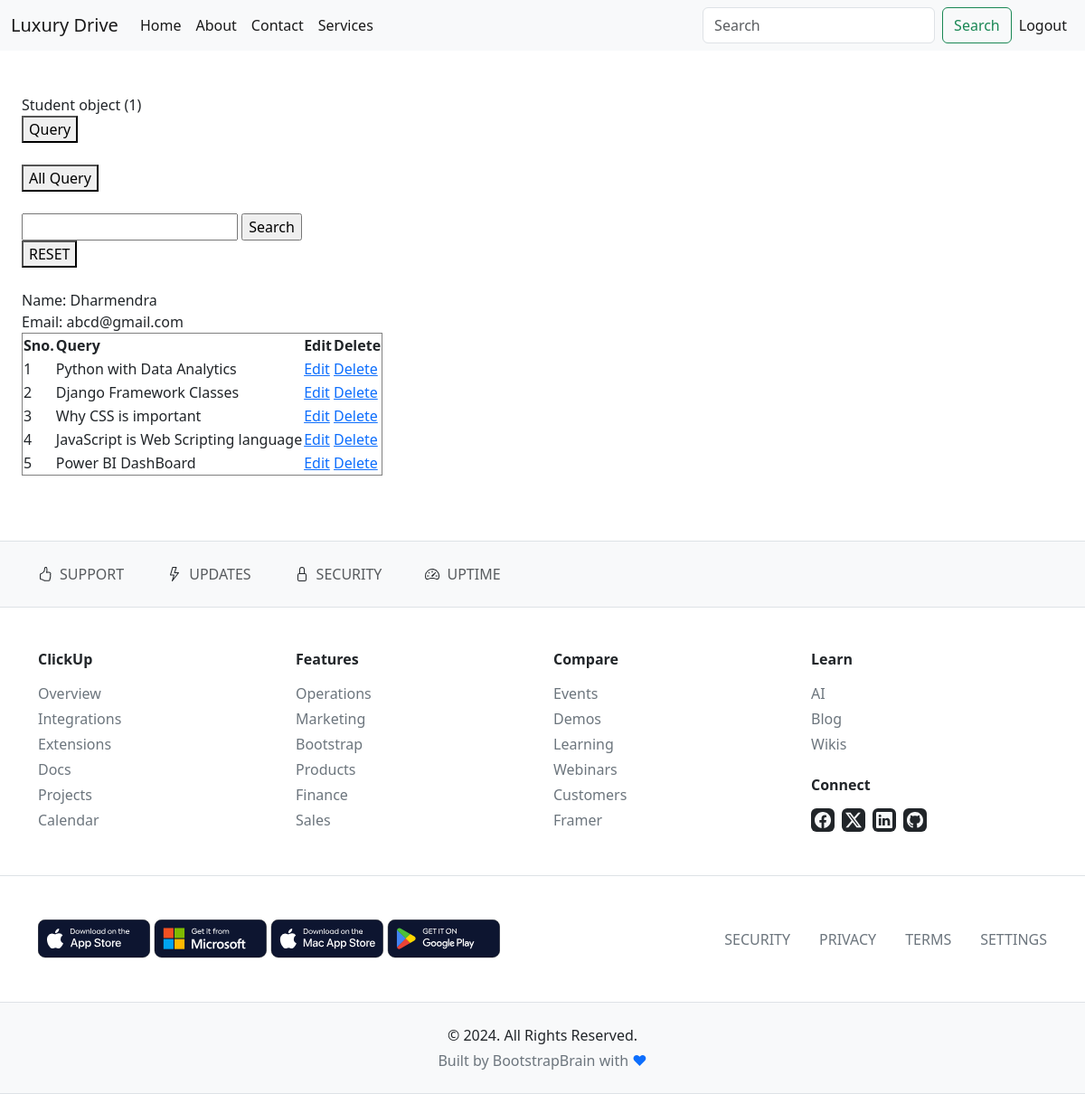
Page /allquery/1/ on the earlier database version.
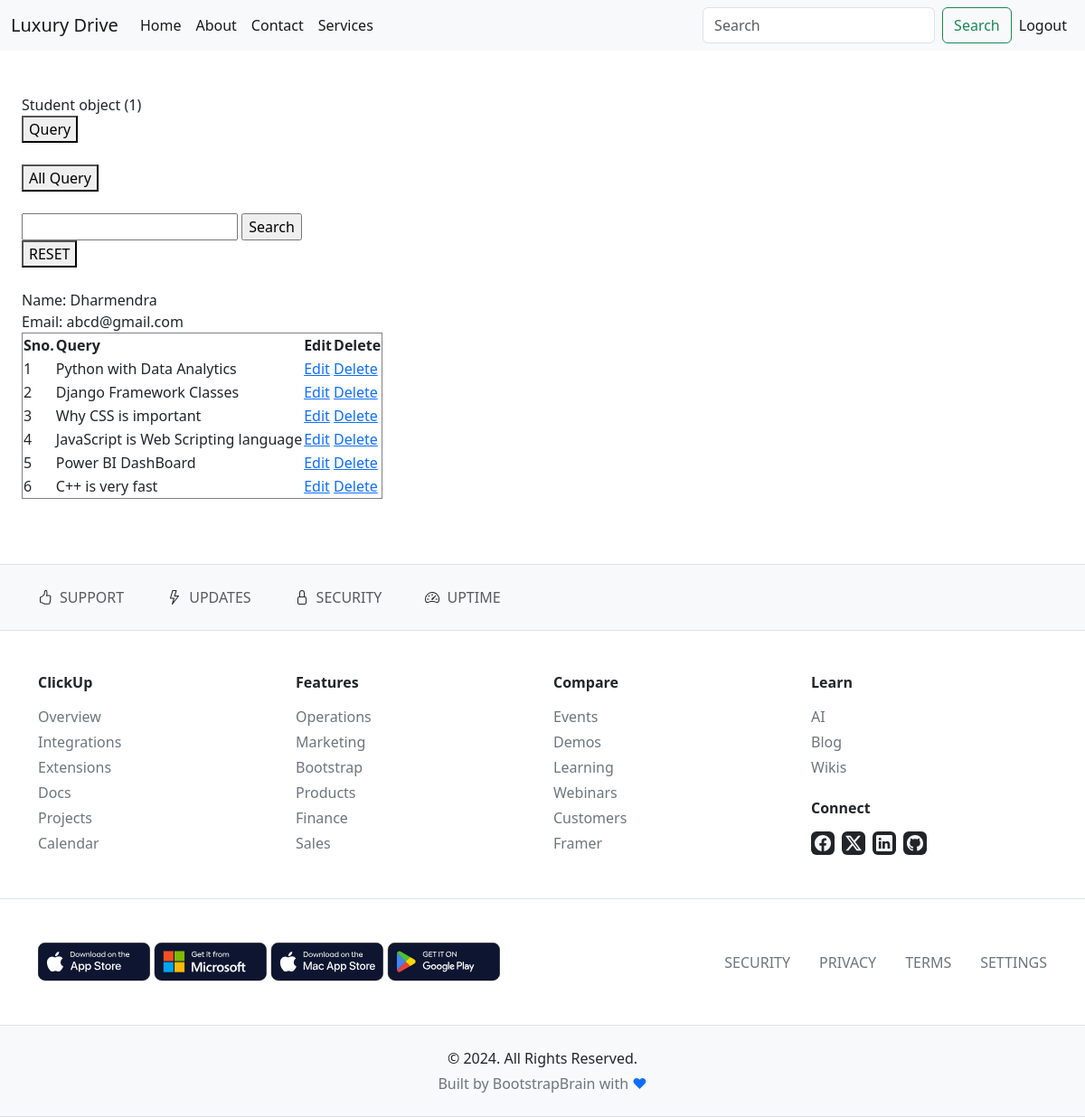
Same page on the later database version.
### app5th/models.py (models this page shows)
class Query(models.Model):
    name=models.CharField(max_length=50)
    email=models.CharField()
    query=models.CharField()

### app5th/views.py (the view)
# urls.py: path('allquery/<int:pk>/', views.allquery, name='allquery'),
def allquery(req,pk):
    userdata=Student.objects.get(id=pk)
    email=userdata.email
    aquery=Query.objects.filter(email=email)
    return render(req,'dashboard.html',{'data':userdata,'aquery':aquery})

### app5th/templates/dashboard.html (shortened to what this page needs)
{% extends 'base.html' %}
{% block content %}
<br><br>
<div style="margin-left:2%;">
{{data}}
<br>
<form action="{% url 'query' pk=data.id %}" method="post">
  <button type="submit">Query</button>
</form>
<br>
<form action="{% url 'allquery' pk=data.id %}" method="post">
  <button type="submit">All Query</button>
</form>
<br>
{% if aquery %}
<form action="{% url 'search' pk=data.id %}" method="post">
       <input type="text" name="search" value="">
       <input type="submit" value="Search">
</form>
<a href="{% url 'allquery' pk=data.id %}"><button>RESET</button></a>
<br><br>
Name: {{data.name}}<br>
Email: {{data.email}}
<table border="1">
    <thead>
        <tr>
            <th>Sno.</th>
            <th>Query</th>
            <th>Edit</th>
            <th>Delete</th>
        </tr>
    </thead>
    <tbody>
        {% for i in aquery %}
        <tr>
           <td>{{forloop.counter}}</td>
           <td>{{i.query}}</td>
           <td><a href="{% url 'edit' id=i.id  pk=data.id %}">Edit</a></td>
           <td><a href="{% url 'delete' id=i.id  pk=data.id %}">Delete</a></td>
        </tr>
        {% endfor %}
    </tbody>
</table>
{% endif %}
</div>
<br><br><br>
{% endblock  %}

Differences in the rows shown:
added Query: query "C++ is very fast"
